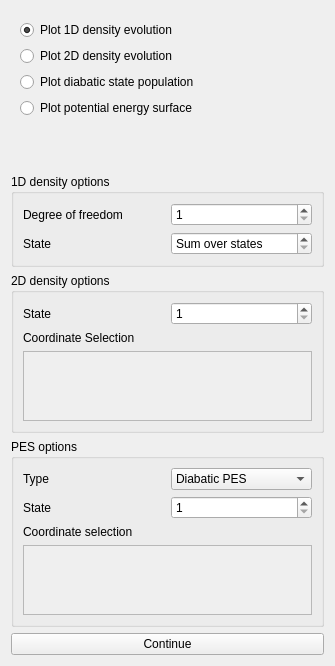
      <widget class="AnalysisSystem" name="analsys_tab">
       <property name="geometry">
        <rect>
         <x>0</x>
         <y>0</y>
         <width>335</width>
         <height>666</height>
        </rect>
       </property>
       <attribute name="label">
        <string>Analyse System</string>
       </attribute>
       <layout class="QVBoxLayout" name="verticalLayout_4">
        <item>
         <widget class="QWidget" name="analsys_radio" native="true">
          <layout class="QVBoxLayout" name="analsys_layout" stretch="0,0,0,0">
           <item>
            <widget class="QRadioButton" name="analsys_1">
             <property name="statusTip">
              <string>Executes showd1d and plots an animated density evolution.</string>
             </property>
             <property name="text">
              <string>Plot 1D density evolution</string>
             </property>
             <property name="checked">
              <bool>true</bool>
             </property>
            </widget>
           </item>
           <item>
            <widget class="QRadioButton" name="analsys_2">
             <property name="statusTip">
              <string>Executes showsys -nopes and plots an animated 2D density evolution.</string>
             </property>
             <property name="text">
              <string>Plot 2D density evolution</string>
             </property>
            </widget>
           </item>
           <item>
            <widget class="QRadioButton" name="analsys_3">
             <property name="statusTip">
              <string>Executes statepop and plots populations for each state.</string>
             </property>
             <property name="text">
              <string>Plot diabatic state population</string>
             </property>
            </widget>
           </item>
           <item>
            <widget class="QRadioButton" name="analsys_4">
             <property name="statusTip">
              <string>Executes showsys -pes and plots a line/contour plot for the PES along the specified coordinates.</string>
             </property>
             <property name="text">
              <string>Plot potential energy surface</string>
             </property>
            </widget>
           </item>
          </layout>
         </widget>
        </item>
        <item>
         <spacer name="analsys_vspacer">
          <property name="orientation">
           <enum>Qt::Vertical</enum>
          </property>
          <property name="sizeHint" stdset="0">
           <size>
            <width>0</width>
            <height>20</height>
           </size>
          </property>
         </spacer>
        </item>
        <item>
         <widget class="QGroupBox" name="den1d_box">
          <property name="title">
           <string>1D density options</string>
          </property>
          <layout class="QGridLayout" name="gridLayout_7">
           <item row="0" column="0">
            <widget class="QLabel" name="den1d_dof_label">
             <property name="text">
              <string>Degree of freedom</string>
             </property>
             <property name="buddy">
              <cstring>den1d_dof</cstring>
             </property>
            </widget>
           </item>
           <item row="1" column="1">
            <widget class="QSpinBox" name="den1d_state">
             <property name="specialValueText">
              <string>Sum over states</string>
             </property>
            </widget>
           </item>
           <item row="0" column="1">
            <widget class="QSpinBox" name="den1d_dof">
             <property name="minimum">
              <number>1</number>
             </property>
            </widget>
           </item>
           <item row="1" column="0">
            <widget class="QLabel" name="den1d_state_label">
             <property name="text">
              <string>State</string>
             </property>
             <property name="buddy">
              <cstring>den1d_state</cstring>
             </property>
            </widget>
           </item>
          </layout>
         </widget>
        </item>
        <item>
         <widget class="QGroupBox" name="den2d_box">
          <property name="title">
           <string>2D density options</string>
          </property>
          <layout class="QGridLayout" name="gridLayout_5">
           <item row="0" column="0">
            <widget class="QLabel" name="den2d_state_label">
             <property name="text">
              <string>State</string>
             </property>
             <property name="buddy">
              <cstring>den2d_state</cstring>
             </property>
            </widget>
           </item>
           <item row="0" column="1">
            <widget class="QSpinBox" name="den2d_state">
             <property name="minimum">
              <number>1</number>
             </property>
            </widget>
           </item>
           <item row="1" column="0">
            <widget class="QLabel" name="den2d_coord_label">
             <property name="text">
              <string>Coordinate Selection</string>
             </property>
             <property name="buddy">
              <cstring>den2d_coord_box</cstring>
             </property>
            </widget>
           </item>
           <item row="2" column="0" colspan="2">
            <widget class="QScrollArea" name="den2d_coord_box">
             <property name="widgetResizable">
              <bool>true</bool>
             </property>
             <widget class="CoordinateSelector" name="den2d_coord">
              <property name="geometry">
               <rect>
                <x>0</x>
                <y>0</y>
                <width>287</width>
                <height>85</height>
               </rect>
              </property>
             </widget>
            </widget>
           </item>
          </layout>
         </widget>
        </item>
        <item>
         <widget class="QGroupBox" name="showpes_box">
          <property name="title">
           <string>PES options</string>
          </property>
          <layout class="QGridLayout" name="gridLayout_12">
           <item row="0" column="1">
            <widget class="QComboBox" name="showpes_type">
             <item>
              <property name="text">
               <string>Diabatic PES</string>
              </property>
             </item>
             <item>
              <property name="text">
               <string>Adiabatic PES</string>
              </property>
             </item>
            </widget>
           </item>
           <item row="0" column="0">
            <widget class="QLabel" name="showpes_type_label">
             <property name="text">
              <string>Type</string>
             </property>
             <property name="buddy">
              <cstring>showpes_type</cstring>
             </property>
            </widget>
           </item>
           <item row="1" column="0">
            <widget class="QLabel" name="showpes_state_label">
             <property name="text">
              <string>State</string>
             </property>
             <property name="buddy">
              <cstring>showpes_state</cstring>
             </property>
            </widget>
           </item>
           <item row="1" column="1">
            <widget class="QSpinBox" name="showpes_state">
             <property name="minimum">
              <number>1</number>
             </property>
            </widget>
           </item>
           <item row="2" column="0">
            <widget class="QLabel" name="showpes_coord_label">
             <property name="text">
              <string>Coordinate selection</string>
             </property>
             <property name="buddy">
              <cstring>showpes_coord_box</cstring>
             </property>
            </widget>
           </item>
           <item row="3" column="0" colspan="2">
            <widget class="QScrollArea" name="showpes_coord_box">
             <property name="sizeAdjustPolicy">
              <enum>QAbstractScrollArea::AdjustToContents</enum>
             </property>
             <property name="widgetResizable">
              <bool>true</bool>
             </property>
             <widget class="CoordinateSelector" name="showpes_coord">
              <property name="geometry">
               <rect>
                <x>0</x>
                <y>0</y>
                <width>287</width>
                <height>85</height>
               </rect>
              </property>
             </widget>
            </widget>
           </item>
          </layout>
         </widget>
        </item>
        <item>
         <widget class="QPushButton" name="analsys_push">
          <property name="text">
           <string>Continue</string>
          </property>
         </widget>
        </item>
       </layout>
      </widget>
